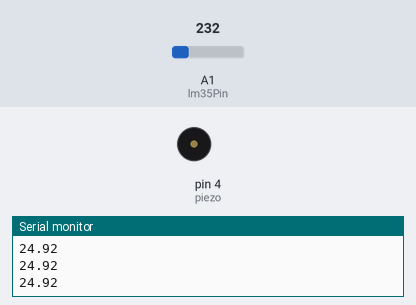
Recording of a sketch running on a simulated Arduino Uno, built with avr-gcc and run on an emulated ATmega328P. On the bench: buzzer (waves = sounding, pin HIGH), the last lines printed to the serial monitor. Inputs (shaded band) come from the test bench; at power-on: A1 (lm35Pin) = 232.

Above: at 1.3 s.
1.4 s: A1 (lm35Pin) set to 248
2.9 s: A1 (lm35Pin) set to 276
At 3.4 s:
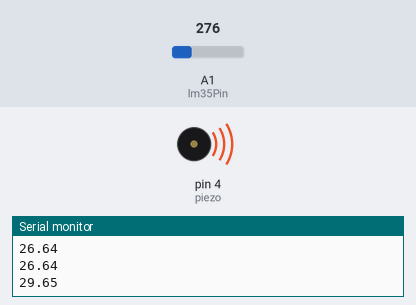
5.9 s: A1 (lm35Pin) set to 250
At 6.7 s:
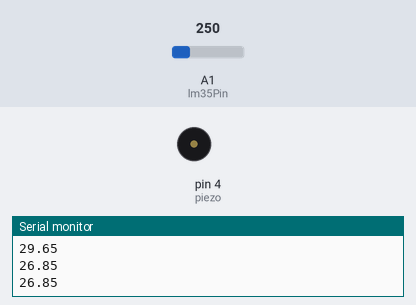
7.4 s: A1 (lm35Pin) set to 266
At 8.9 s:
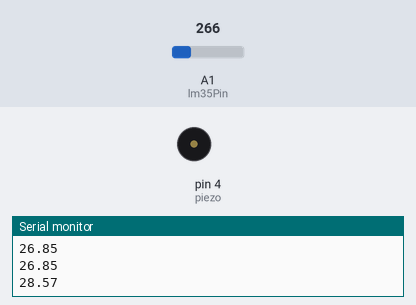
Timing chart, 0 to 11.4 s (numbered marks = the images above; inputs shaded):
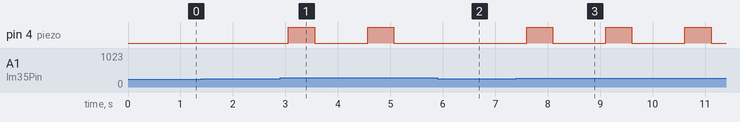

Measured:
- the behaviour switches between 260 and 261 on A1 (lm35Pin) (found by bisection; images 0 and 1)
- after the input at 2.9 s, pin 4 (piezo): alternates HIGH for 0.50 s and LOW for 1.0 s, starting after 0.16 s
- after the input at 5.9 s, pin 4 (piezo): stays LOW (without the input it goes to HIGH after 0.17 s)
- after the input at 7.4 s, pin 4 (piezo): alternates HIGH for 0.50 s and LOW for 1.0 s, starting after 0.20 s

The sketch:

temperature_sensing_device.ino
```cpp
#include <SoftwareSerial.h>

const int rxPin = 7;
const int txPin = 8;
SoftwareSerial bluetooth(rxPin, txPin);

float temperature;
int reading;
int lm35Pin = A1;
int ledPin = 13;
int piezo = 4;


void setup()
{

  Serial.begin(9600);
  bluetooth.begin(9600);

  analogReference(INTERNAL);
  pinMode(piezo, OUTPUT);
}

void loop(){

  reading = analogRead(lm35Pin);
  temperature = reading / 9.31;

  Serial.println(temperature);
  bluetooth.println(temperature);


  if(temperature > 28)   {
    digitalWrite (ledPin, HIGH);
    analogWrite(piezo, 256);           // PWM 100% 적용
    delay(500);
    analogWrite(piezo, 0);           // PWM 100% 적용
    delay(500);

  } else {
    digitalWrite (ledPin, LOW);
  }


  delay(500);
}
```
